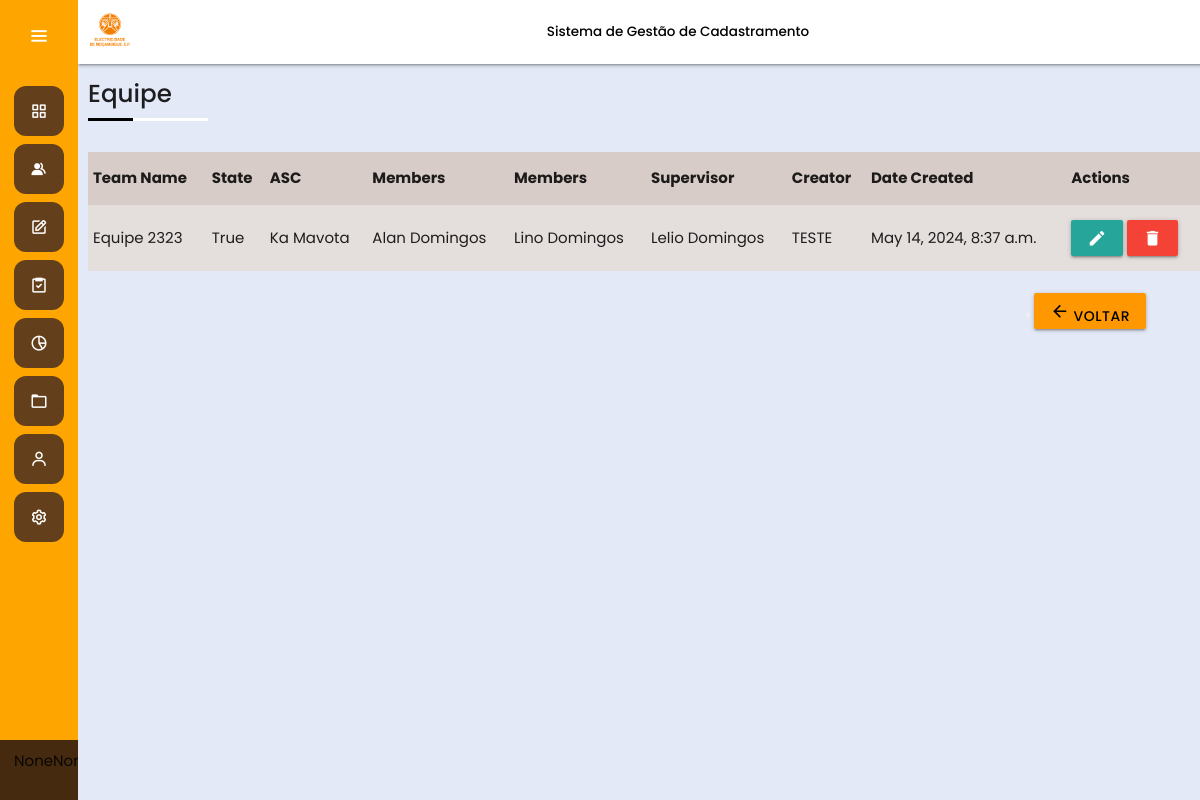
Page /team/team-detail/18/ on the earlier database version.
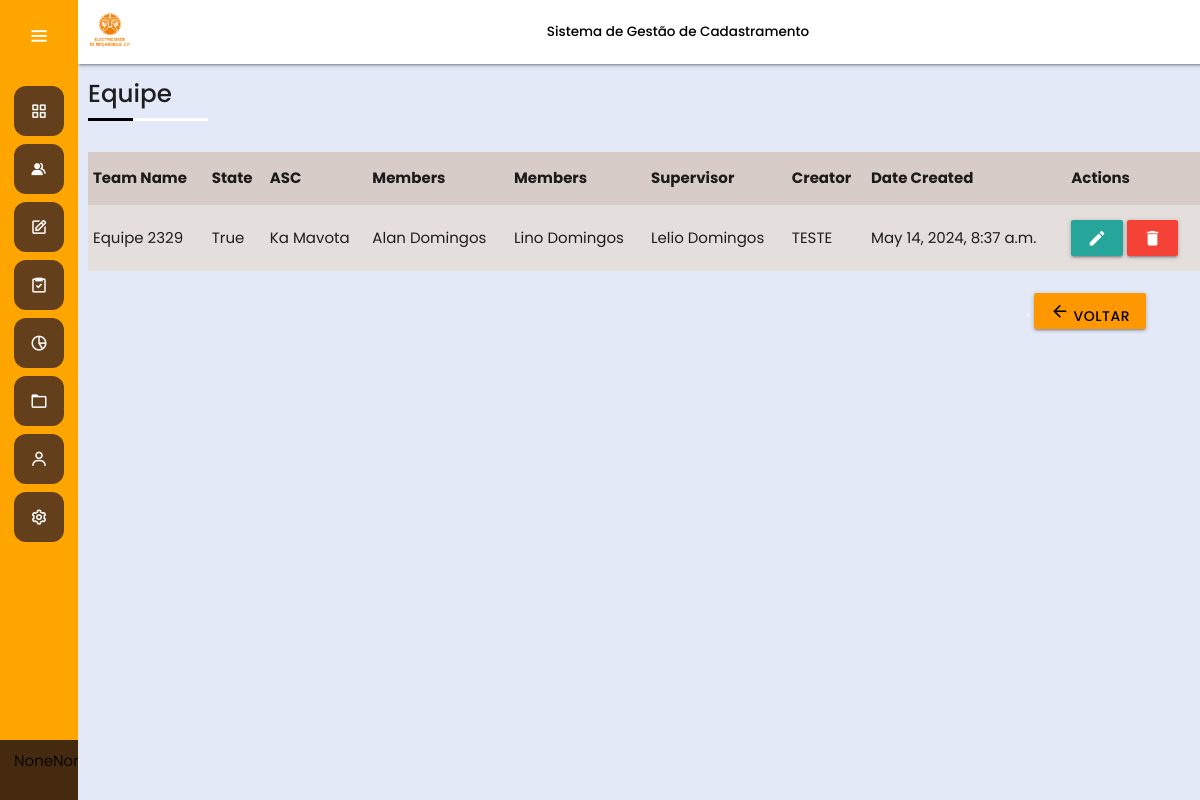
Same page on the later database version.
### Team/models.py (models this page shows, shortened)
class Team(models.Model):
    name = models.CharField(max_length=100, unique=True)
    slug = models.SlugField(default="", null=False)
    state = models.BooleanField(default=True)
    asc = models.ForeignKey(ASC, on_delete=models.CASCADE)
    creator = models.ForeignKey(User, on_delete=models.CASCADE, related_name='created_teams')
    membros = models.ForeignKey(User, on_delete=models.CASCADE, related_name='teams_members', limit_choices_to={'user_type__in':['tecnico_campo']}, default=1)
    membros_1 = models.ForeignKey(User, on_delete=models.CASCADE, related_name='teams_members_1', limit_choices_to={'user_type__in':['tecnico_campo']}, default=1)
    supervisor = models.ForeignKey(User, on_delete=models.CASCADE, related_name='teams_supervisor', limit_choices_to={'user_type__in':['supervisor_campo']}, default=1)
    date_created = models.DateTimeField(default=timezone.now)

### Accounts/models.py (models this page shows, shortened)
class ASC(models.Model):
    nome = models.CharField(max_length = 30)
    codigo_ASC = models.CharField(max_length = 2)
    direccao_regional = models.ForeignKey(Direccao_Regional, on_delete=models.CASCADE)
    def __str__(self):
        return self.nome

class User(AbstractUser):
    ASC = models.ForeignKey(ASC, on_delete=models.SET_NULL, null=True, blank=True)
    USER_TYPE_CHOICES = (
        ('tecnico_campo', 'Operador de Campo'),
        ('supervisor_campo', 'Supervisor de Campo'),
        ('tecnico_office', 'Tecnico Office'),
        ('supervisor_ASC', 'Supervisor ASC'),
        ('supervisor_regiao', 'Supervisor da Região'),
        ('direccao_central', 'Direcção Central'),
    )
    user_type = models.CharField(max_length=20, choices=USER_TYPE_CHOICES)
    USERNAME_FIELD = 'username'
    REQUIRED_FIELDS = ['email']
    objects = CustomUsuario()

### Team/views.py (the view, shortened to what this page needs)
# urls.py: path('team-detail/<int:pk>/', Detailview.as_view(), name='team_detail'),
class Detailview(DetailView):
  model = Team
  template_name = 'team_detail.html'
  context_object_name = 'detail'
  def get_context_data(self, **kwargs):
    context = super().get_context_data(**kwargs)
    details = Team.objects.filter(pk=self.kwargs.get('pk'))
    context['detail'] = details.first()  # Assumindo que você precisa apenas de um detalhe
    return context

### templates/team_detail.html (shortened to what this page needs)
{% extends "base.html" %}
{% load static %}
{% load materializecss %}
{% block page_header %}
  Equipe
{% endblock page_header %}
{% block content_main %}
<div class="row">
    <div class="col s3">
    </div>
    <div class="col s3">
    </div>
</div>
<table class="striped brown lighten-4" >
    <thead>
      <tr>
          <th>Team Name</th>
          <th>State</th>
          <th>ASC</th>
          <th>Members</th>
          <th>Members</th>
          <th>Supervisor</th>
          <th>Creator</th>
          <th>Date Created</th>
          <th>Actions</th>
      </tr>
    </thead>
    <tbody>
      <tr>
        <td>{{detail.name}}</td>
        <td>{{detail.state}}</td>
        <td>{{detail.asc}}</td>
        <td>{{detail.membros.first_name}}</td>
        <td>{{detail.membros_1.first_name}}</td>
        <td>{{detail.supervisor.first_name}}</td>
        <td>{{detail.creator}}</td>
        <td>{{detail.date_created}}</td>
        <td>
           <a href="{% url 'Team:team_edit' pk=detail.pk %}" class="waves-effect waves-light btn"><i class="material-icons" data-toggle="tooltip" title="Edit">edit</i></a>
          <a href="#modal2" class="waves-effect waves-light btn red modal-trigger"> <i class="material-icons" data-toggle="tooltip" title="Delete">delete</i></a>
  </div>
<br>
<div class="row">
    <div class="col s2 right">
      <button type="button"></button>
      <a href="{% url 'Team:team_show' %}" class="btn orange black-text"><i class="material-icons">arrow_back</i> Voltar </a>
    </div>
  </div>
{% endblock content_main %}

Differences in the rows shown:
changed Team "True": name "Equipe 2323" → "Equipe 2329"
